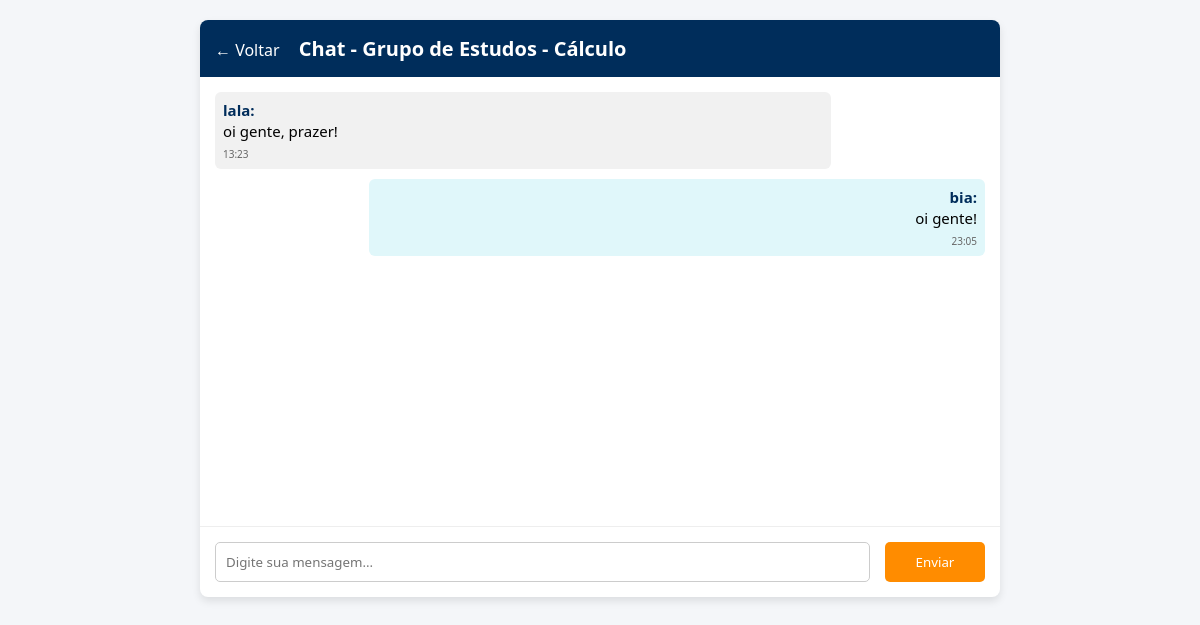
Screenshot of /comunidades/chat/1/ (signed in) with the database file from the repository.
### core/models.py (models this page shows, shortened)
class Comunidade(models.Model):
    nome = models.CharField(max_length=150, unique=True)
    descricao = models.TextField(max_length=500, blank=True, null=True) # <-- NOVO
    icone = models.ImageField(upload_to='comunidade_icones/', blank=True, null=True) # <-- NOVO
    membros_count = models.IntegerField(default=0)
    membros = models.ManyToManyField(settings.AUTH_USER_MODEL, related_name='comunidades_inscritas', blank=True)

class MensagemComunidade(models.Model):
    comunidade = models.ForeignKey('Comunidade', on_delete=models.CASCADE, related_name='mensagens')
    autor = models.ForeignKey(settings.AUTH_USER_MODEL, on_delete=models.CASCADE)
    conteudo = models.TextField()
    data_envio = models.DateTimeField(auto_now_add=True)
    class Meta:
        ordering = ['data_envio']

### core/views.py (the view)
# urls.py: path('comunidades/chat/<int:pk>/', views.chat_comunidade, name='chat_comunidade'),
@login_required
def chat_comunidade(request, pk):
    comunidade = get_object_or_404(Comunidade, pk=pk)
    if request.method == 'POST':
        form = MensagemForm(request.POST)
        if form.is_valid():
            mensagem = form.save(commit=False)
            mensagem.comunidade = comunidade
            mensagem.autor = request.user
            mensagem.save()
            return redirect('chat_comunidade', pk=pk)
    else:
        form = MensagemForm()
    mensagens = MensagemComunidade.objects.filter(comunidade=comunidade).order_by('data_envio')[:50]
    context = {
        'comunidade': comunidade,
        'mensagens': mensagens,
        'form_mensagem': form,
        'usuario': request.user
    }
    return render(request, 'core/chat_comunidade.html', context)

### core/forms.py
class MensagemForm(forms.ModelForm):
    class Meta:
        model = MensagemComunidade
        fields = ['conteudo']
        widgets = {
            'conteudo': forms.TextInput(attrs={'placeholder': 'Digite sua mensagem...', 'autocomplete': 'off'}),
        }

### core/templates/core/chat_comunidade.html (shortened to what this page needs)
{% load static %}
<!DOCTYPE html>
<html lang="pt-BR">
<head>
    <link rel="stylesheet" href="{% static 'css/estilo/estilo3.css' %}">
</head>
<body>
    <div class="chat-container">
        <header style="padding: 15px; background-color: #002D5B; color: white; border-radius: 8px 8px 0 0;">
            <a href="{% url 'comunidades' %}" style="color: white; text-decoration: none; margin-right: 15px;">&larr; Voltar</a>
            <h1 style="display: inline; font-size: 20px;">Chat - {{ comunidade.nome }}</h1>
        </header>
        <div class="chat-historico">
            {% for mensagem in mensagens %}
                <div class="mensagem-item {% if mensagem.autor == request.user %}mensagem-minha{% else %}mensagem-outra{% endif %}">
                    <strong>{{ mensagem.autor.username }}:</strong>
                    <br>
                    {{ mensagem.conteudo }}
                    <span style="font-size: 10px; color: #666; display: block; margin-top: 5px;">{{ mensagem.data_envio|date:"H:i" }}</span>
                </div>
            {% empty %}
                <p style="text-align: center; color: #999;">Seja o primeiro a enviar uma mensagem!</p>
            {% endfor %}
        </div>
        {% if request.user.is_authenticated %}
            <form class="chat-form" method="post" action="{% url 'chat_comunidade' pk=comunidade.pk %}" style="padding: 15px; display: flex; justify-content: space-between;">
                {{ form_mensagem.conteudo }}
                <button type="submit">Enviar</button>
            </form>
        {% else %}
            <p style="text-align: center; padding: 15px;">Faça login para participar do chat.</p>
        {% endif %}
    </div>
</body>
</html>

### core/static/css/estilo/estilo3.css (style rules this page uses)
* { margin: 0; padding: 0; box-sizing: border-box; font-family: 'Segoe UI', Tahoma, Geneva, Verdana, sans-serif; }
body { background-color: #F4F6F9; min-height: 100vh; }

### core/templates/core/chat_comunidade.html (style rules this page uses)
.chat-container { max-width: 800px; margin: 20px auto; background-color: white; border-radius: 8px; box-shadow: 0 4px 8px rgba(0,0,0,0.1); }
.chat-historico { height: 450px; overflow-y: scroll; padding: 15px; border-bottom: 1px solid #eee; }
.mensagem-item { margin-bottom: 10px; padding: 8px; border-radius: 6px; font-size: 15px; line-height: 1.4; }
.mensagem-minha { background-color: #e0f7fa; text-align: right; margin-left: 20%; }
.mensagem-outra { background-color: #f1f1f1; margin-right: 20%; text-align: left; }
.mensagem-item strong { font-weight: bold; color: #002D5B; }
.chat-form input[type="text"] { width: 85%; padding: 10px; border: 1px solid #ccc; border-radius: 5px; }
.chat-form button { width: 13%; padding: 10px; background-color: #FF8C00; color: white; border: none; border-radius: 5px; cursor: pointer; }

### rows the page displays
Comunidade: nome "Grupo de Estudos - Cálculo"
MensagemComunidade: autor.username "lala", conteudo "oi gente, prazer!", data_envio "13:23"
MensagemComunidade: autor.username "bia", conteudo "oi gente!", data_envio "23:05"
